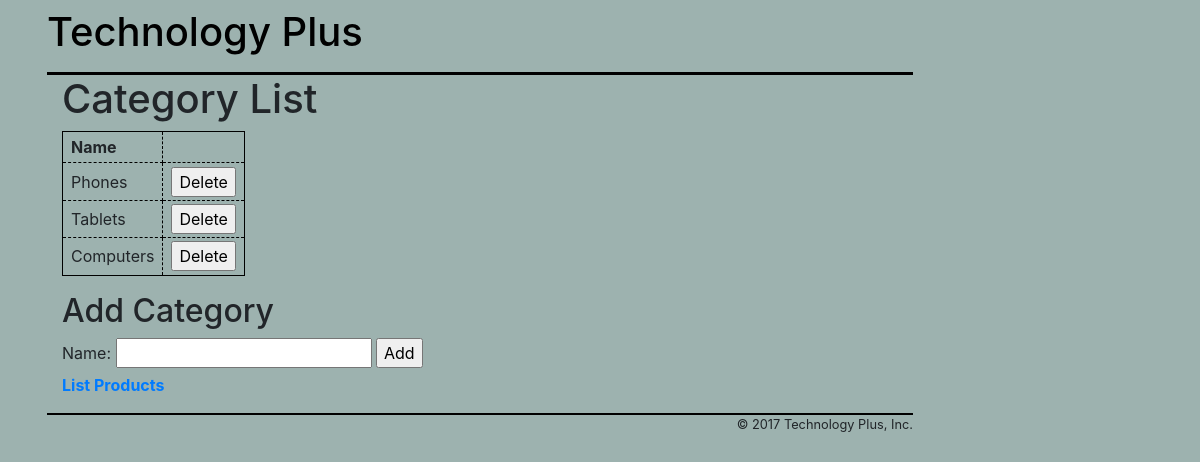
The page /product_manager/index.php?action=list_categories on the database its author committed.
### tables this page shows
CREATE TABLE categories (
  categoryID       INT(11)        NOT NULL   AUTO_INCREMENT,
  categoryName     VARCHAR(255)   NOT NULL,
  PRIMARY KEY (categoryID)
);

### model/category_db.php (called while the page is built, shortened)
<?php
function get_categories() {
    global $db;
    $query = 'SELECT * FROM categories
              ORDER BY categoryID';
    $statement = $db->prepare($query);
    $statement->execute();
    return $statement;
}
?>

### product_manager/category_list.php (the view, shortened to what this page needs)
<?php include '../view/header.php'; ?>
<div class="container">
<main>
    <h1>Category List</h1>
    <table>
        <tr>
            <th>Name</th>
            <th>&nbsp;</th>
        </tr>
        <?php foreach ($categories as $category) : ?>
        <tr>
            <td><?php echo $category['categoryName']; ?></td>
            <td>
                <form action="index.php" method="post">
                    <input type="submit" value="Delete"/>
                </form>
            </td>
        </tr>
        <?php endforeach; ?>
    </table>
    <h2>Add Category</h2>
    <form id="add_category_form"
          action="index.php" method="post">
        <label>Name:</label>
        <input type="text" name="name" />
        <input type="submit" value="Add"/>
    </form>
    <p><a href="index.php?action=list_products">List Products</a></p>
</main>
</div>
<?php include '../view/footer.php'; ?>

### main.css (style rules this page uses)
body { width: 80%; padding: 0 2em; background-color: #9db2af !important; }
main { margin-bottom: 1em; }
h1 { font-size: 150%; margin: .5em 0; }
h2 { font-size: 120%; margin: .25em 0 .5em; }
h1, h2 { color: rgb(208, 133, 4); }
a { color: rgb(41, 64, 124); font-weight: bold; }
table { border: 1px solid black; border-collapse: collapse; margin-bottom: 1em; }
td, th { border: 1px dashed black; padding: .2em .5em .2em .5em; text-align: left; }

### rows shown on the page
categories: categoryName "Phones"
categories: categoryName "Tablets"
categories: categoryName "Computers"
